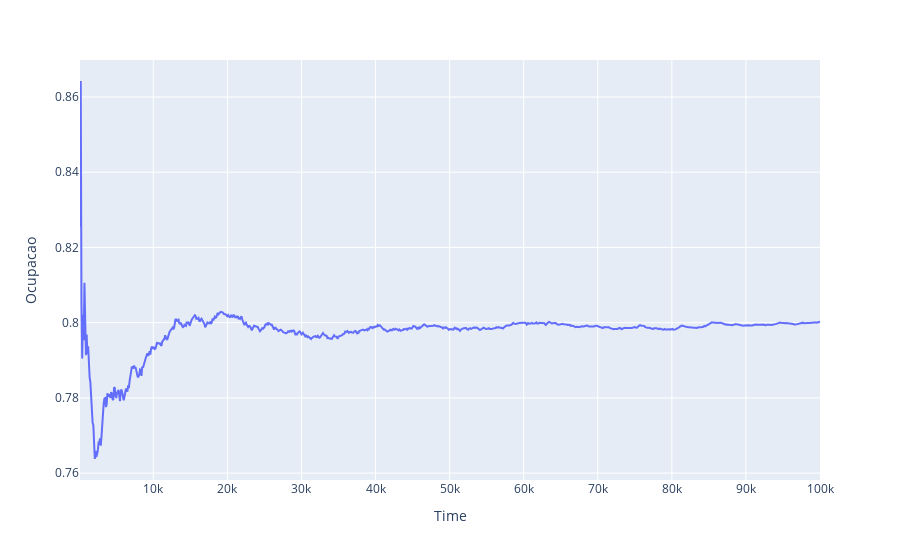

The notebook cell saved with this chart:
### Code cell
fig = px.line(df, x='Time', y="Ocupacao")
fig.show()

### Figure 1 — Plotly figure (JSON) as saved in the notebook; plotly's stock layout.template omitted (floating-point values rounded to 4 significant figures; data arrays with more than 128 entries replaced by an {"elided": "..."} marker saying what was removed)
{"data": [{"hovertemplate": "Time=%{x}<br>Ocupacao=%{y}<extra></extra>", "legendgroup": "", "line": {"color": "#636efa", "dash": "solid"}, "marker": {"symbol": "circle"}, "mode": "lines", "name": "", "orientation": "v", "showlegend": false, "type": "scatter", "x": {"elided": "1000 int values"}, "xaxis": "x", "y": {"elided": "1000 float values"}, "yaxis": "y"}], "layout": {"legend": {"tracegroupgap": 0}, "margin": {"t": 60}, "xaxis": {"anchor": "y", "domain": [0, 1], "title": {"text": "Time"}}, "yaxis": {"anchor": "x", "domain": [0, 1], "title": {"text": "Ocupacao"}}}}
